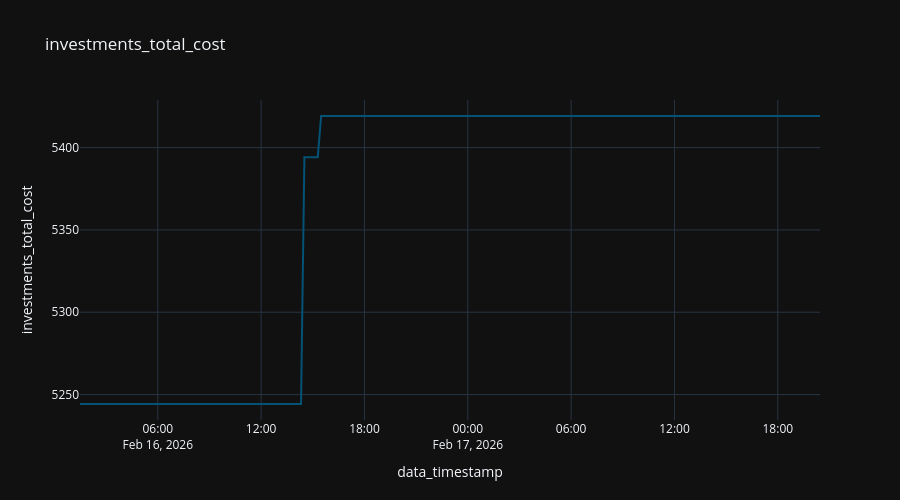

Notebook code cell kept with this figure:
### Code cell
fig = px.line (
  df_account,
  "data_timestamp",
  "investments_total_cost",
  title="investments_total_cost"
#   color_discrete_sequence="Tealgrn_r",
)

fig.update_layout (
  height=500,
)

### Figure 1 — Plotly figure (JSON) as saved in the notebook; plotly's stock layout.template omitted (floating-point values rounded to 4 significant figures; data arrays with more than 128 entries replaced by an {"elided": "..."} marker saying what was removed)
{"data": [{"hovertemplate": "data_timestamp=%{x}<br>investments_total_cost=%{y}<extra></extra>", "legendgroup": "", "line": {"color": "rgb(4, 82, 117)", "dash": "solid"}, "marker": {"symbol": "circle"}, "mode": "lines", "name": "", "orientation": "v", "showlegend": false, "type": "scatter", "x": {"elided": "182 str values"}, "xaxis": "x", "y": {"elided": "182 float values"}, "yaxis": "y"}], "layout": {"height": 500, "legend": {"tracegroupgap": 0}, "title": {"text": "investments_total_cost"}, "xaxis": {"anchor": "y", "domain": [0, 1], "title": {"text": "data_timestamp"}}, "yaxis": {"anchor": "x", "domain": [0, 1], "title": {"text": "investments_total_cost"}}}}
